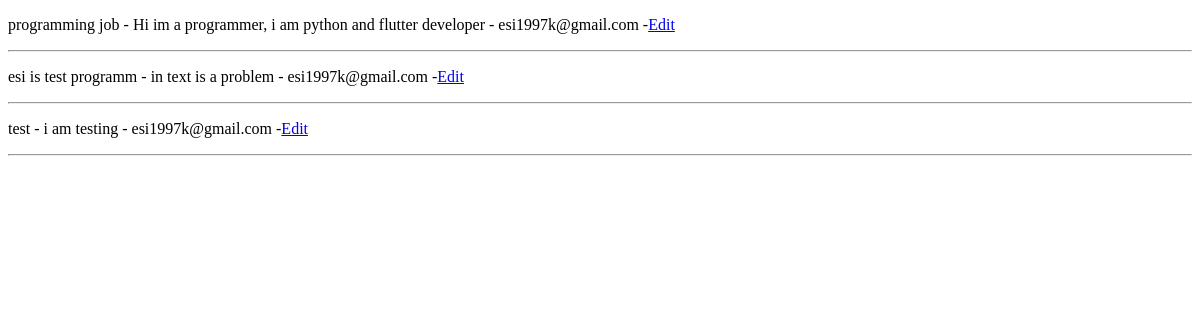
/articles/messages/, run on an earlier commit of the app's database.
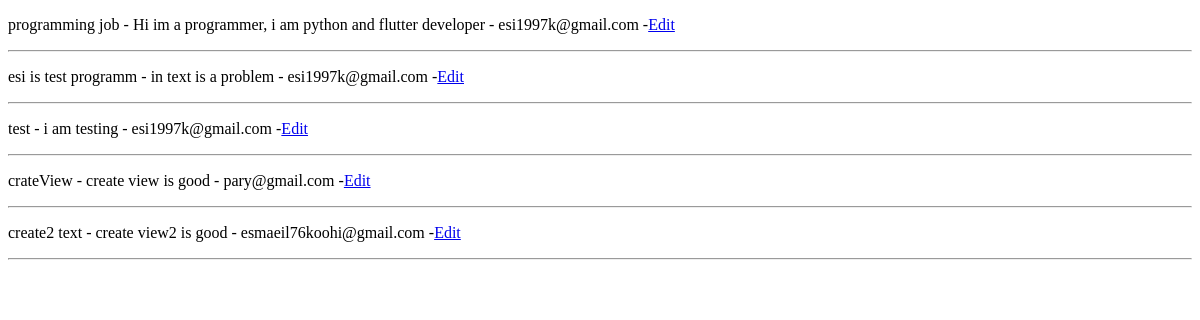
And on a later commit of the database.
### blog/models.py (models this page shows, shortened)
class Message(models.Model):
    title = models.CharField(max_length=100)
    text = models.TextField()
    email = models.EmailField()
    created_at = models.DateTimeField(auto_now_add=True, null=True)

### blog/views.py (the view)
# urls.py: path('messages/', views.MessageListView.as_view(), name='message_list'),
class MessageListView(ListView):
    model = Message

### context_processors/context_processor.py (called while the page is built)
def recent_articles(request):
    recent_articles = Article.objects.order_by('-created')
    categories = Category.objects.all()
    return {'recent_articles': recent_articles, 'categories': categories}

### blog/templates/blog/message_list.html (shortened to what this page needs)
<!DOCTYPE html>
<html lang="en">
<head>
</head>
<body>
{% for item in message_list %}
    <p>{{ item.title }} - {{ item.text|truncatewords:20 }} - {{ item.email }} -<span><a href="{% url 'blog:message_edit' item.id %}" >Edit</a></span></p>
    <hr>
{% endfor %}
</body>
</html>

What changed in the data, as far as the page shows it:
added Message: title "crateView", text "create view is good", email "pary@gmail.com"
added Message: title "create2 text", text "create view2 is good", email "esmaeil76koohi@gmail.com"
